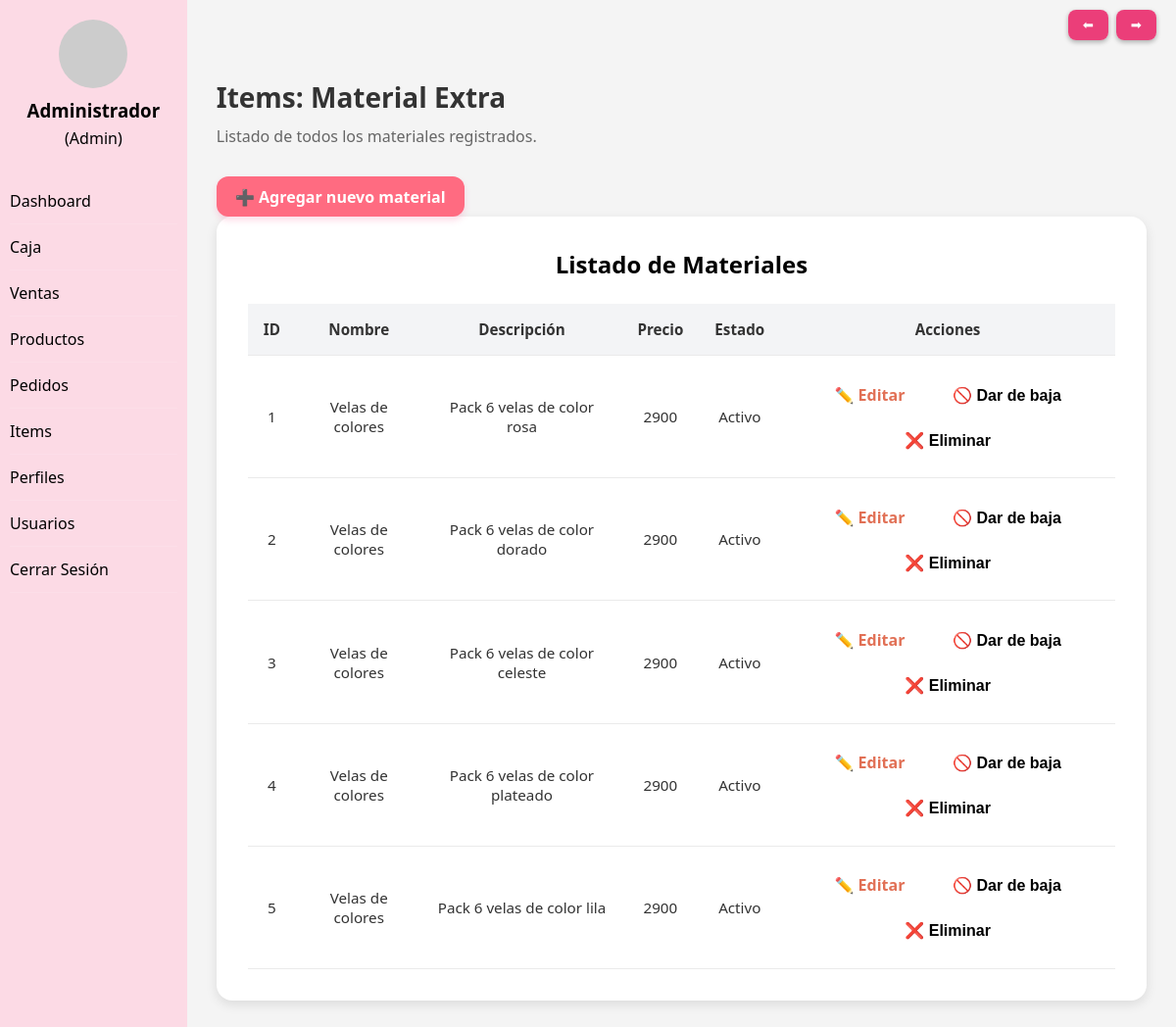
/views/insumos/listado_materialExtra.php (signed in), run on an earlier commit of the app's database.
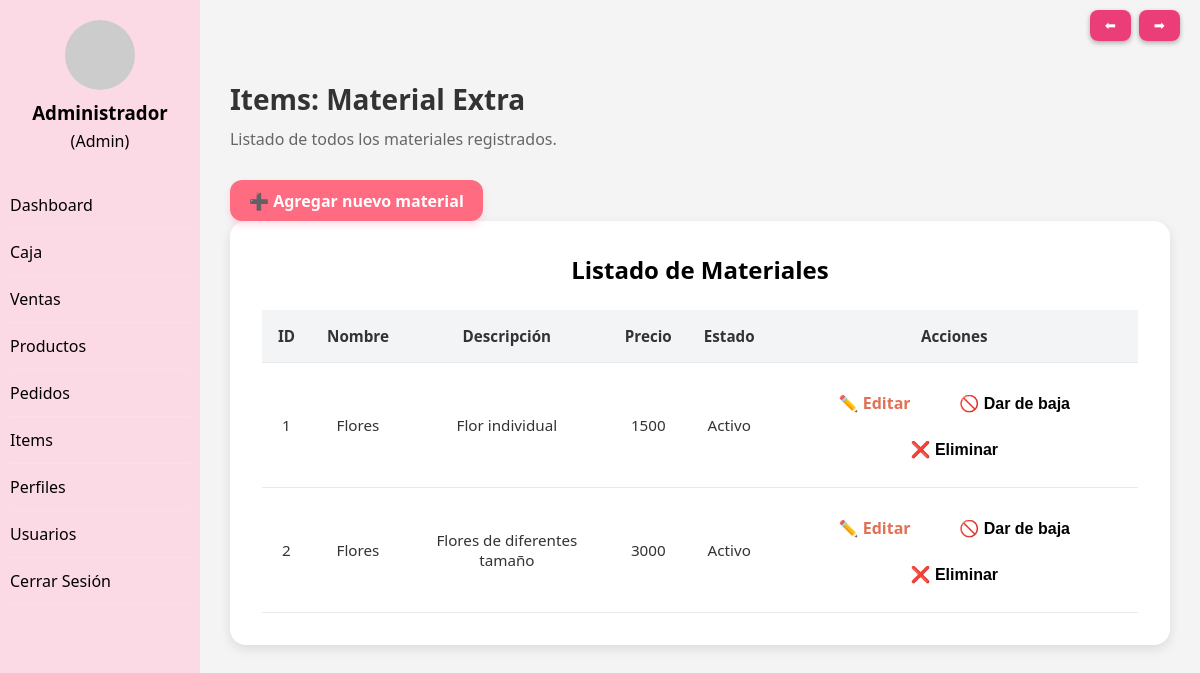
And on a later commit of the database.
### tables this page shows
CREATE TABLE material_extra (ID_material_extra INT NOT NULL AUTO_INCREMENT,
material_extra_nombre VARCHAR(65), 
material_extra_descri  VARCHAR (125), 
material_extra_precio  FLOAT(10,2) NOT NULL DEFAULT 0,
RELA_estado_insumos INT NOT NULL, 
PRIMARY KEY (ID_material_extra));

CREATE TABLE estado_insumos(ID_estado_insumo INT NOT NULL AUTO_INCREMENT,
estado_insumo_descripcion VARCHAR(10),
PRIMARY KEY(ID_estado_insumo));

### views/insumos/listado_materialExtra.php (the view, shortened to what this page needs)
<?php
include("../../includes/header.php");
require_once "../../includes/navegacion.php";
$pdo = getConexion();
$query = "SELECT me.id_material_extra, me.material_extra_nombre,
                me.material_extra_descri, me.material_extra_precio,
                e.estado_insumo_descripcion
          FROM material_extra me
          LEFT JOIN estado_insumos e ON me.rela_estado_insumos = e.id_estado_insumo
          ORDER BY me.id_material_extra ASC";
$stmt = $pdo->query($query);
$resultado = $stmt->fetchAll(PDO::FETCH_ASSOC);
?>
<h1>Items: Material Extra</h1>
<p class="description">Listado de todos los materiales registrados.</p>
<a href="form_alta_materialExtra.php" class="btn-add">➕ Agregar nuevo material </a>
<div class="admin-table">
    <h2>Listado de Materiales</h2>
    <table>
        <thead>
            <tr>
                <th>ID</th>
                <th>Nombre</th>
                <th>Descripción</th>
                <th>Precio</th>
                <th>Estado</th>
                <th>Acciones</th>
            </tr>
        </thead>
        <tbody>
            <?php foreach ($resultado as $row) { ?>
                <tr>
                    <td><?php echo $row["id_material_extra"]; ?></td>
                    <td><?php echo htmlspecialchars($row["material_extra_nombre"]); ?></td>
                    <td><?php echo htmlspecialchars($row["material_extra_descri"]); ?></td>
                    <td><?php echo htmlspecialchars($row["material_extra_precio"])?></td>
                    <td><?php echo $row["estado_insumo_descripcion"]; ?></td>
                    <td>
                        <a class="btn-action btn-edit" href="form_modificar_materialExtra.php?id_material_extra=<?php echo $row['id_material_extra']; ?>"> ✏️ Editar </a>
                        <form action="../../controllers/insumos/baja_logica_materialExtra.php" method="post" style="display:inline;">
                            <button class="btn-action btn-baja" type="submit" onclick="return confirmarBaja('¿Dar de baja este material extra?');">🚫 Dar de baja</button>
                        </form>
                        <form action="../../controllers/insumos/baja_fisica_materialExtra.php" method="post" style="display:inline;">
                            <button class="btn-action btn-delete" type="submit" onclick="return confirmarEliminacion('¿Eliminar definitivamente este material extra?');">❌ Eliminar</button>
                        </form>
                    </td>
                </tr>
            <?php } ?>
        </tbody>
    </table>
</div>

### includes/header.php (shortened to what this page needs)
<?php
$usuarioLogueado = isset($_SESSION['usuario_id']);
$perfilId = $usuarioLogueado ? $_SESSION['perfil_id'] : null;
$esAdmin   = $usuarioLogueado && $perfilId == 1;
$esGerente = $usuarioLogueado && $perfilId == 4;
$esEmpleado= $usuarioLogueado && $perfilId == 2;
?>
<!DOCTYPE html>
<html lang="es">
<head>
  <?php if ($esAdmin): ?>
    <link rel="stylesheet" href="/nuevo_ck/public/css/header.css" />
  <?php elseif ($esGerente): ?>
    <link rel="stylesheet" href="/nuevo_ck/public/css/header.css" />
  <?php elseif ($esEmpleado): ?>
    <link rel="stylesheet" href="/nuevo_ck/public/css/header.css" />
  <?php endif; ?>
</head>
<body>
<?php if ($esAdmin): ?>
  <div class="sidebar">
    <div class="profile">
      <div class="avatar"></div>
      <h3>Administrador</h3>
      <p>(Admin)</p>
    </div>
    <nav>
      <ul>
        <li><a href="admin_dashboard.php">Dashboard</a></li>
        <li><a href="../caja/dashboard_caja.php">Caja</a></li>
        <li><a href="../ventas/nueva_venta.php">Ventas</a></li>
        <li><a href="../admin/productos_finalizados.php">Productos</a></li>
        <li><a href="../admin/listado_pedidos.php">Pedidos</a></li>
        <li><a href="../admin/admin_items.php">Items</a></li>
        <li><a href="../admin/listado_perfiles.php">Perfiles</a></li>
        <li><a href="../../views/usuario/Listado_Usuarios.php">Usuarios</a></li>
        <li><a href="../../controllers/usuario/logout.php">Cerrar Sesión</a></li>
      </ul>
    </nav>
  </div>
<?php endif; ?>
<main class="main-content">

### includes/navegacion.php
<div style="
    position: fixed;
    top: 10px;
    right: 20px;
    z-index: 9999;
    display: flex;
    gap: 8px; /* espacio entre botones */
">
    <button onclick="history.back()"
            style="
                padding:8px 15px;
                border:none;
                border-radius:8px;
                background-color: rgba(233,30,99,0.85);
                color:white;
                cursor:pointer;
                box-shadow: 0 2px 5px rgba(0,0,0,0.3);
                transition: background-color 0.3s;
            "
            onmouseover="this.style.backgroundColor='rgba(233,30,99,1)';"
            onmouseout="this.style.backgroundColor='rgba(233,30,99,0.85)';"
    >
        ⬅
    </button>
    <button onclick="history.forward()"
            style="
                padding:8px 15px;
                border:none;
                border-radius:8px;
                background-color: rgba(233,30,99,0.85);
                color:white;
                cursor:pointer;
                box-shadow: 0 2px 5px rgba(0,0,0,0.3);
                transition: background-color 0.3s;
            "
            onmouseover="this.style.backgroundColor='rgba(233,30,99,1)';"
            onmouseout="this.style.backgroundColor='rgba(233,30,99,0.85)';"
    >
        ➡
    </button>
</div>
<div style="height:50px;"></div>

### public/css/header.css (style rules this page uses)
* { margin: 0; padding: 0; box-sizing: border-box; }
body { display: flex; font-family: 'Segoe UI', sans-serif; background-color: #f4f4f4; color: #333; min-height: 100vh; }
.sidebar { width: 220px; background: #fcdae5; color: #000; min-height: 100vh; height: auto; align-self: stretch; padding: 20px 10px; }
.profile { text-align: center; margin-bottom: 30px; }
.avatar { width: 70px; height: 70px; background-color: #ccc; border-radius: 50%; margin: 0 auto 10px; }
.profile h3 { margin-bottom: 5px; }
nav ul { list-style: none; padding: 0; }
nav li { padding: 12px 0; cursor: pointer; border-bottom: 1px solid rgba(255, 255, 255, 0.1); }
.main-content { flex-grow: 1; padding: 30px; }
.main-content h1 { font-size: 28px; margin-bottom: 10px; }
.description { margin-bottom: 30px; color: #666; }
.admin-table { background-color: #fff; padding: 2rem; border-radius: 16px; box-shadow: 0 4px 12px rgba(0, 0, 0, 0.1); margin-bottom: 2rem; overflow-x: auto; }
.admin-table h2 { text-align: center; color: #000; margin-bottom: 1.5rem; }
.admin-table table { width: 100%; border-collapse: collapse; min-width: 800px; }
.admin-table th, .admin-table td { padding: 1rem; text-align: center; border-bottom: 1px solid #eaeaea; font-size: 0.95rem; }
.admin-table th { background-color: #f3f4f6; color: #333; font-weight: bold; }
.admin-table a { color: #e17055; text-decoration: none; font-weight: bold; }
.btn-add { display: inline-block; text-decoration: none; padding: 0.6rem 1.2rem; background-color: #ff6b81; color: #fff; border: none; border-radius: 12px; font-weight: 600; font-size: 1rem; cursor: pointer; text-align: center; transition: background-color 0.3s ease, transform 0.2s ease, box-shadow 0.2s ease; box-shadow: 0 4px 6px rgba(247, 143, 179, 0.3); }
.btn-action { display: inline-block; padding: 0.6rem 1.2rem; font-size: 1rem; font-weight: 600; border: none; border-radius: 8px; color: #000; text-decoration: none; cursor: pointer; transition: all 0.3s ease; margin: 0.2rem; }
.btn-edit { background-color: #fff; }
.btn-baja { background-color: #fff; }
.btn-delete { background-color: #fff; }
.sidebar nav a, .sidebar nav a:link, .sidebar nav a:visited { color: #000000 !important; text-decoration: none !important; }
nav li { padding: 0; cursor: pointer; border-bottom: 1px solid rgba(255, 255, 255, 0.1); }
.sidebar nav a { display: block; padding: 12px 0; }

What changed in the data, as far as the page shows it:
removed material_extra: ID_material_extra "3", material_extra_nombre "Velas de colores", material_extra_descri "Pack 6 velas de color celeste", material_extra_precio "2900", estado_insumos.estado_insumo_descripcion "Activo"
removed material_extra: ID_material_extra "4", material_extra_nombre "Velas de colores", material_extra_descri "Pack 6 velas de color plateado", material_extra_precio "2900", estado_insumos.estado_insumo_descripcion "Activo"
removed material_extra: ID_material_extra "5", material_extra_nombre "Velas de colores", material_extra_descri "Pack 6 velas de color lila", material_extra_precio "2900", estado_insumos.estado_insumo_descripcion "Activo"
changed material_extra id 1: material_extra_nombre "Velas de colores" → "Flores"; material_extra_descri "Pack 6 velas de color rosa" → "Flor individual"; material_extra_precio "2900" → "1500"
changed material_extra id 2: material_extra_nombre "Velas de colores" → "Flores"; material_extra_descri "Pack 6 velas de color dorado" → "Flores de diferentes tamaño"; material_extra_precio "2900" → "3000"
